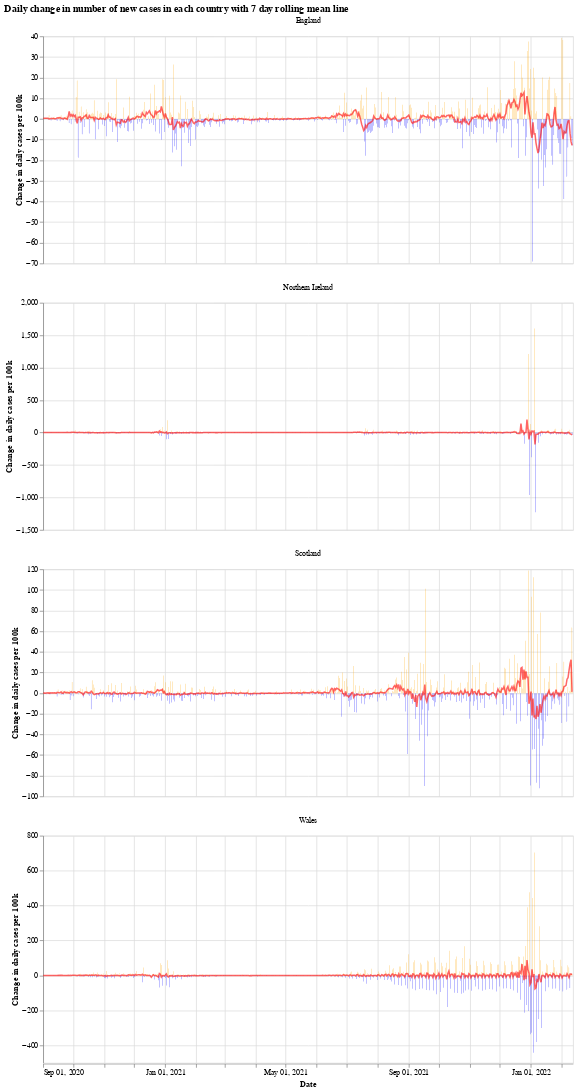

The code cell stored with this chart in its notebook:
### Markdown cell above
We will use the Python library `Altair` for visualising the data, see the [altair docs](https://altair-viz.github.io/) for more information.

First we have a graph which shows the daily change in the number of new cases for each country. This number jumps up and down all over the place, which is likely due to delay in reporting of new cases over the weekend. Another interesting thing is that it looks like the daily cases in Wales experienced a much shorter period of calm over the summer (calm in the sense of daily cases not jumping up and down).

The orange bars are days when the number of new cases (per 100k population) was more than the previous day, while the blue are days when the number of new cases dropped. The red line is the 7 day moving average. 

When the moving average line is below 0, it means that there is a consistent drop in new cases. We can see this clearly happening around the times that lockdowns were introduced (though, to varying degrees). I will update the graphs soon with a marker of when each lockdown started.

### Code cell
# collapse
import altair as alt

bars = alt.Chart(uk_cases).mark_bar().encode(
    x=alt.X("yearmonthdate(date):T", axis=alt.Axis(title='Date')),
    y=alt.Y("casesChangeRate:Q", axis=alt.Axis(title='Change in daily cases per 100k')),
    tooltip='casesChange',
    color=alt.condition(
        alt.datum.casesChangeRate > 0,
        alt.value("orange"),  # The positive color
        alt.value("blue")  # The negative color
    )
).properties(title='Daily change in number of new cases with 7 day rolling mean',width=700).interactive()

line = alt.Chart(uk_cases).mark_line(
    color='red',
    size=2,
    opacity=0.6
).transform_window(
    rolling_mean='mean(casesChangeRate)',
    frame=[0, 7],
    groupby=['areaName']
).encode(
    x='yearmonthdate(date):T',
    y='rolling_mean:Q'
)

alt.layer(bars, line, data=uk_cases).facet(alt.Column(
    'areaName', title=''), columns=1).resolve_scale(y='independent').properties(title='Daily change in number of new cases in each country with 7 day rolling mean line')

### Figure 1 — Vega-Lite specification as saved in the notebook (floating-point values rounded to 4 significant figures; data arrays with more than 128 entries replaced by an {"elided": "..."} marker saying what was removed)
{"config": {"view": {"continuousWidth": 400, "continuousHeight": 300}}, "data": {"name": "data-ba5994a37ae387314729dc5e970ed015"}, "facet": {"type": "nominal", "field": "areaName", "title": ""}, "spec": {"layer": [{"mark": "bar", "encoding": {"color": {"condition": {"value": "orange", "test": "(datum.casesChangeRate > 0)"}, "value": "blue"}, "tooltip": {"type": "quantitative", "field": "casesChange"}, "x": {"type": "temporal", "axis": {"title": "Date"}, "field": "date", "timeUnit": "yearmonthdate"}, "y": {"type": "quantitative", "axis": {"title": "Change in daily cases per 100k"}, "field": "casesChangeRate"}}, "selection": {"selector001": {"type": "interval", "bind": "scales", "encodings": ["x", "y"]}}, "title": "Daily change in number of new cases with 7 day rolling mean", "width": 700}, {"mark": {"type": "line", "color": "red", "opacity": 0.6, "size": 2}, "encoding": {"x": {"type": "temporal", "field": "date", "timeUnit": "yearmonthdate"}, "y": {"type": "quantitative", "field": "rolling_mean"}}, "transform": [{"window": [{"op": "mean", "field": "casesChangeRate", "as": "rolling_mean"}], "frame": [0, 7], "groupby": ["areaName"]}]}]}, "columns": 1, "resolve": {"scale": {"y": "independent"}}, "title": "Daily change in number of new cases in each country with 7 day rolling mean line", "$schema": "https://vega.github.io/schema/vega-lite/v4.8.1.json", "datasets": {"data-ba5994a37ae387314729dc5e970ed015": {"elided": "2116 records"}}}
